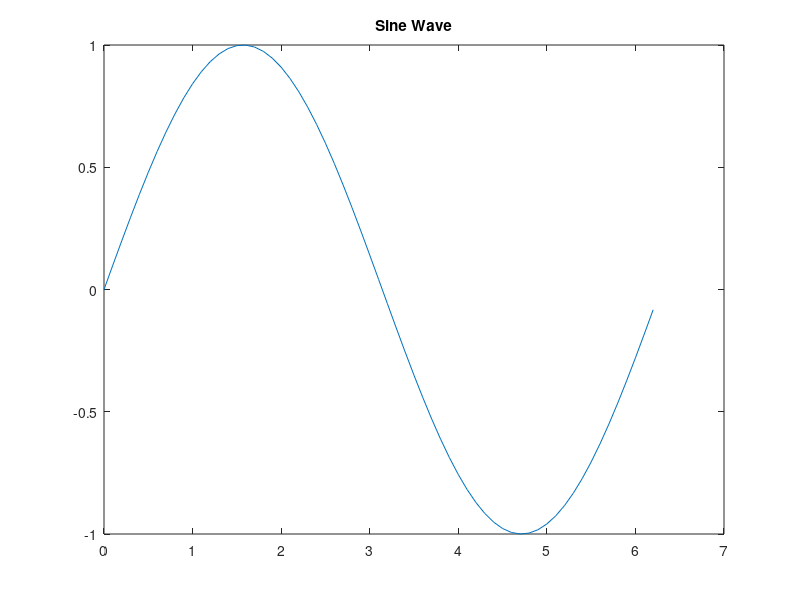
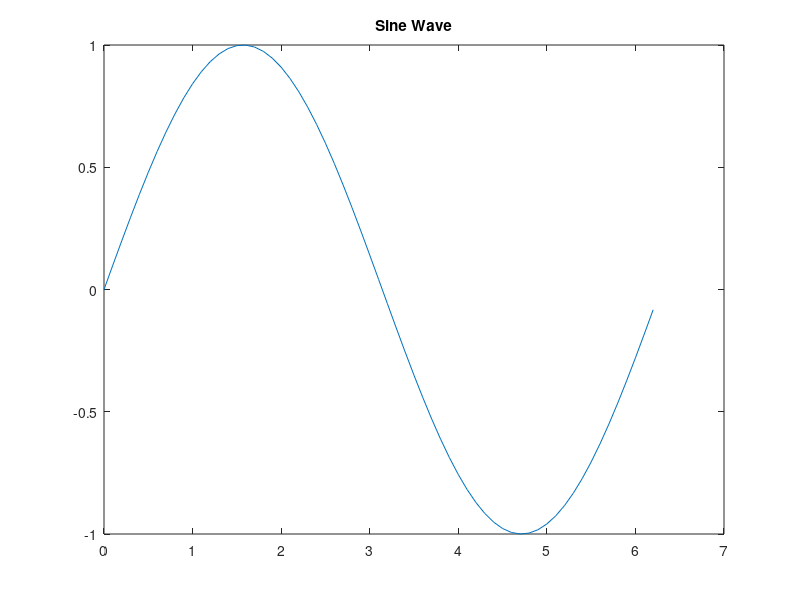
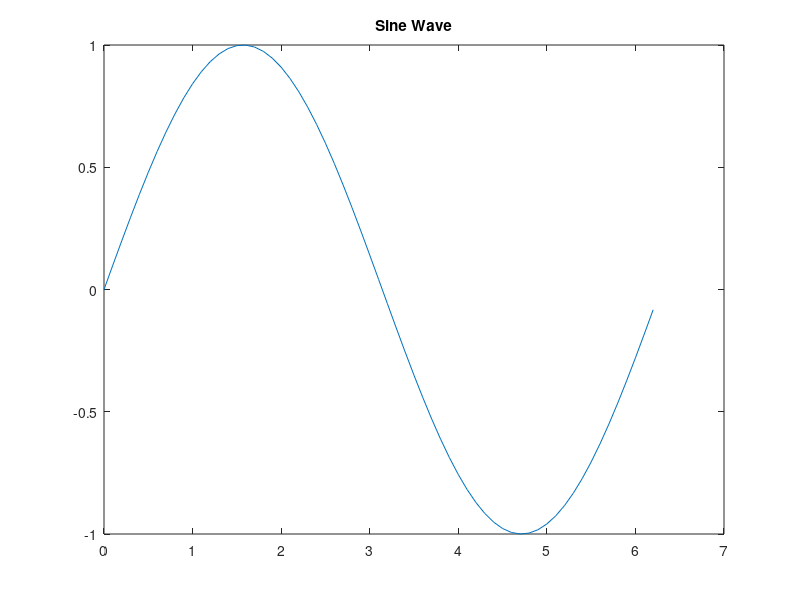
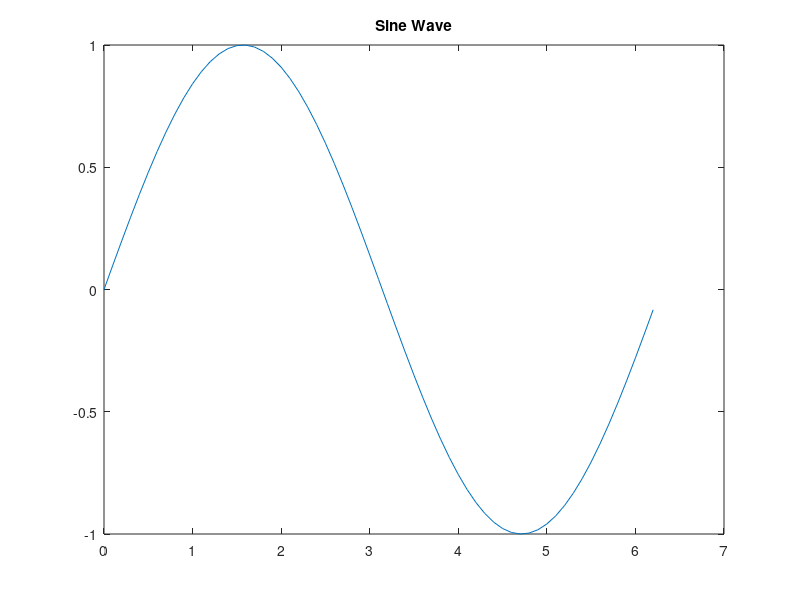

Reproduce these figures in MATLAB, in order.
%% Task 1: Create and Save a Figure
x = 0:0.1:2*pi;
y = sin(x);
figure;
plot(x, y);
title('Sine Wave');
savefig('sine_wave.fig');

%% Task 2: Export to Multiple Formats
saveas(gcf, 'sine_wave.png');
saveas(gcf, 'sine_wave.jpg');
saveas(gcf, 'sine_wave.eps');

%% Task 3: Print for High-Quality Output
print(gcf, 'sine_wave_hq.pdf', '-dpdf', '-r300');

%% Task 4: Copy to Clipboard
print(gcf, '-clipboard', '-dbitmap');

%% Task 5: Batch Processing Multiple Figures
numFigs = 3;
for i = 1:numFigs
    figure;
    plot(x, sin(x + i));   % vary phase for each figure
    title(['Batch Figure ', num2str(i)]);
    filename = sprintf('batch_figure_%d.png', i);
    saveas(gcf, filename);
end
